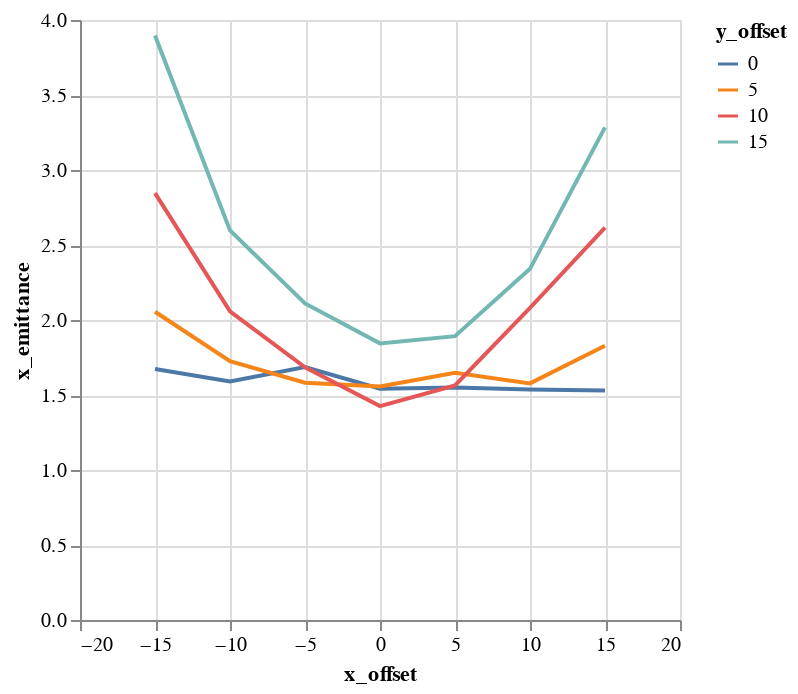

Here is the notebook cell this chart was saved with:
### Markdown cell above
## Plots

### Code cell
alt.Chart(emit_df).mark_line().encode(
    color='y_offset:N',
    x='x_offset',
    y='x_emittance',
)

### Figure 1 — Vega-Lite specification as saved in the notebook (floating-point values rounded to 4 significant figures)
{"$schema": "https://vega.github.io/schema/vega-lite/v1.2.1.json", "data": {"values": [{"losses": 0, "relbeta": 0.002314, "sourceID": 16777222, "sourceName": "x_-15_y_0", "x_emittance": 1.673, "x_emittance_rel": 1.032, "x_norm_emittance": 0.003871, "x_offset": -15, "y_emittance": 1.699, "y_emittance_rel": 1.081, "y_norm_emittance": 0.003933, "y_offset": 0}, {"losses": 0, "relbeta": 0.002314, "sourceID": 16777229, "sourceName": "x_-15_y_5", "x_emittance": 2.055, "x_emittance_rel": 1.29, "x_norm_emittance": 0.004756, "x_offset": -15, "y_emittance": 1.981, "y_emittance_rel": 1.243, "y_norm_emittance": 0.004584, "y_offset": 5}, {"losses": 0, "relbeta": 0.002314, "sourceID": 16777236, "sourceName": "x_-15_y_10", "x_emittance": 2.846, "x_emittance_rel": 1.76, "x_norm_emittance": 0.006586, "x_offset": -15, "y_emittance": 2.883, "y_emittance_rel": 1.806, "y_norm_emittance": 0.006671, "y_offset": 10}, {"losses": 0, "relbeta": 0.002314, "sourceID": 16777243, "sourceName": "x_-15_y_15", "x_emittance": 3.896, "x_emittance_rel": 2.331, "x_norm_emittance": 0.009015, "x_offset": -15, "y_emittance": 4.023, "y_emittance_rel": 2.421, "y_norm_emittance": 0.009307, "y_offset": 15}, {"losses": 0, "relbeta": 0.002314, "sourceID": 16777220, "sourceName": "x_-10_y_0", "x_emittance": 1.591, "x_emittance_rel": 0.999, "x_norm_emittance": 0.003681, "x_offset": -10, "y_emittance": 1.622, "y_emittance_rel": 1.045, "y_norm_emittance": 0.003754, "y_offset": 0}, {"losses": 0, "relbeta": 0.002314, "sourceID": 16777227, "sourceName": "x_-10_y_5", "x_emittance": 1.725, "x_emittance_rel": 1.069, "x_norm_emittance": 0.003992, "x_offset": -10, "y_emittance": 1.765, "y_emittance_rel": 1.117, "y_norm_emittance": 0.004084, "y_offset": 5}, {"losses": 0, "relbeta": 0.002314, "sourceID": 16777234, "sourceName": "x_-10_y_10", "x_emittance": 2.058, "x_emittance_rel": 1.384, "x_norm_emittance": 0.004763, "x_offset": -10, "y_emittance": 2.354, "y_emittance_rel": 1.413, "y_norm_emittance": 0.005447, "y_offset": 10}, {"losses": 0, "relbeta": 0.002314, "sourceID": 16777241, "sourceName": "x_-10_y_15", "x_emittance": 2.597, "x_emittance_rel": 1.791, "x_norm_emittance": 0.006009, "x_offset": -10, "y_emittance": 2.973, "y_emittance_rel": 1.819, "y_norm_emittance": 0.00688, "y_offset": 15}, {"losses": 0, "relbeta": 0.002315, "sourceID": 16777218, "sourceName": "x_-5_y_0", "x_emittance": 1.687, "x_emittance_rel": 1.006, "x_norm_emittance": 0.003904, "x_offset": -5, "y_emittance": 1.733, "y_emittance_rel": 1.009, "y_norm_emittance": 0.00401, "y_offset": 0}, {"losses": 0, "relbeta": 0.002315, "sourceID": 16777225, "sourceName": "x_-5_y_5", "x_emittance": 1.582, "x_emittance_rel": 1.038, "x_norm_emittance": 0.003661, "x_offset": -5, "y_emittance": 1.703, "y_emittance_rel": 1.048, "y_norm_emittance": 0.003942, "y_offset": 5}, {"losses": 0, "relbeta": 0.002314, "sourceID": 16777232, "sourceName": "x_-5_y_10", "x_emittance": 1.685, "x_emittance_rel": 1.115, "x_norm_emittance": 0.003899, "x_offset": -5, "y_emittance": 1.864, "y_emittance_rel": 1.206, "y_norm_emittance": 0.004315, "y_offset": 10}, {"losses": 0, "relbeta": 0.002314, "sourceID": 16777239, "sourceName": "x_-5_y_15", "x_emittance": 2.11, "x_emittance_rel": 1.247, "x_norm_emittance": 0.004884, "x_offset": -5, "y_emittance": 2.152, "y_emittance_rel": 1.43, "y_norm_emittance": 0.004981, "y_offset": 15}, {"losses": 0, "relbeta": 0.002315, "sourceID": 16777216, "sourceName": "x_0_y_0", "x_emittance": 1.542, "x_emittance_rel": 1.001, "x_norm_emittance": 0.00357, "x_offset": 0, "y_emittance": 1.53, "y_emittance_rel": 0.9957, "y_norm_emittance": 0.003542, "y_offset": 0}, {"losses": 0, "relbeta": 0.002315, "sourceID": 16777223, "sourceName": "x_0_y_5", "x_emittance": 1.556, "x_emittance_rel": 1.01, "x_norm_emittance": 0.003603, "x_offset": 0, "y_emittance": 1.553, "y_emittance_rel": 1.012, "y_norm_emittance": 0.003595, "y_offset": 5}, {"losses": 0, "relbeta": 0.002315, "sourceID": 16777230, "sourceName": "x_0_y_10", "x_emittance": 1.426, "x_emittance_rel": 1.016, "x_norm_emittance": 0.0033, "x_offset": 0, "y_emittance": 1.602, "y_emittance_rel": 1.086, "y_norm_emittance": 0.003707, "y_offset": 10}, {"losses": 0, "relbeta": 0.002314, "sourceID": 16777237, "sourceName": "x_0_y_15", "x_emittance": 1.844, "x_emittance_rel": 1.043, "x_norm_emittance": 0.004268, "x_offset": 0, "y_emittance": 2.0, "y_emittance_rel": 1.24, "y_norm_emittance": 0.004629, "y_offset": 15}, {"losses": 0, "relbeta": 0.002315, "sourceID": 16777217, "sourceName": "x_5_y_0", "x_emittance": 1.55, "x_emittance_rel": 1.0, "x_norm_emittance": 0.003588, "x_offset": 5, "y_emittance": 1.669, "y_emittance_rel": 0.997, "y_norm_emittance": 0.003864, "y_offset": 0}, {"losses": 0, "relbeta": 0.002315, "sourceID": 16777224, "sourceName": "x_5_y_5", "x_emittance": 1.648, "x_emittance_rel": 1.028, "x_norm_emittance": 0.003814, "x_offset": 5, "y_emittance": 1.527, "y_emittance_rel": 1.036, "y_norm_emittance": 0.003535, "y_offset": 5}, {"losses": 0, "relbeta": 0.002315, "sourceID": 16777231, "sourceName": "x_5_y_10", "x_emittance": 1.564, "x_emittance_rel": 1.069, "x_norm_emittance": 0.00362, "x_offset": 5, "y_emittance": 1.795, "y_emittance_rel": 1.126, "y_norm_emittance": 0.004155, "y_offset": 10}, {"losses": 0, "relbeta": 0.002314, "sourceID": 16777238, "sourceName": "x_5_y_15", "x_emittance": 1.892, "x_emittance_rel": 1.184, "x_norm_emittance": 0.004379, "x_offset": 5, "y_emittance": 2.123, "y_emittance_rel": 1.349, "y_norm_emittance": 0.004913, "y_offset": 15}, {"losses": 0, "relbeta": 0.002315, "sourceID": 16777219, "sourceName": "x_10_y_0", "x_emittance": 1.536, "x_emittance_rel": 1.011, "x_norm_emittance": 0.003556, "x_offset": 10, "y_emittance": 1.608, "y_emittance_rel": 1.006, "y_norm_emittance": 0.003723, "y_offset": 0}, {"losses": 0, "relbeta": 0.002315, "sourceID": 16777226, "sourceName": "x_10_y_5", "x_emittance": 1.577, "x_emittance_rel": 1.09, "x_norm_emittance": 0.003651, "x_offset": 10, "y_emittance": 1.665, "y_emittance_rel": 1.105, "y_norm_emittance": 0.003855, "y_offset": 5}, {"losses": 0, "relbeta": 0.002315, "sourceID": 16777233, "sourceName": "x_10_y_10", "x_emittance": 2.08, "x_emittance_rel": 1.194, "x_norm_emittance": 0.004815, "x_offset": 10, "y_emittance": 2.087, "y_emittance_rel": 1.294, "y_norm_emittance": 0.004831, "y_offset": 10}, {"losses": 0, "relbeta": 0.002314, "sourceID": 16777240, "sourceName": "x_10_y_15", "x_emittance": 2.341, "x_emittance_rel": 1.488, "x_norm_emittance": 0.005418, "x_offset": 10, "y_emittance": 2.468, "y_emittance_rel": 1.633, "y_norm_emittance": 0.005712, "y_offset": 15}, {"losses": 0, "relbeta": 0.002315, "sourceID": 16777221, "sourceName": "x_15_y_0", "x_emittance": 1.53, "x_emittance_rel": 1.021, "x_norm_emittance": 0.003541, "x_offset": 15, "y_emittance": 1.604, "y_emittance_rel": 1.016, "y_norm_emittance": 0.003712, "y_offset": 0}, {"losses": 0, "relbeta": 0.002315, "sourceID": 16777228, "sourceName": "x_15_y_5", "x_emittance": 1.829, "x_emittance_rel": 1.163, "x_norm_emittance": 0.004233, "x_offset": 15, "y_emittance": 1.809, "y_emittance_rel": 1.218, "y_norm_emittance": 0.004188, "y_offset": 5}, {"losses": 0, "relbeta": 0.002315, "sourceID": 16777235, "sourceName": "x_15_y_10", "x_emittance": 2.615, "x_emittance_rel": 1.612, "x_norm_emittance": 0.006053, "x_offset": 15, "y_emittance": 2.549, "y_emittance_rel": 1.578, "y_norm_emittance": 0.0059, "y_offset": 10}, {"losses": 0, "relbeta": 0.002314, "sourceID": 16777242, "sourceName": "x_15_y_15", "x_emittance": 3.285, "x_emittance_rel": 2.168, "x_norm_emittance": 0.007601, "x_offset": 15, "y_emittance": 3.456, "y_emittance_rel": 2.177, "y_norm_emittance": 0.007998, "y_offset": 15}]}, "encoding": {"color": {"field": "y_offset", "type": "nominal"}, "x": {"field": "x_offset", "type": "quantitative"}, "y": {"field": "x_emittance", "type": "quantitative"}}, "mark": "line"}
